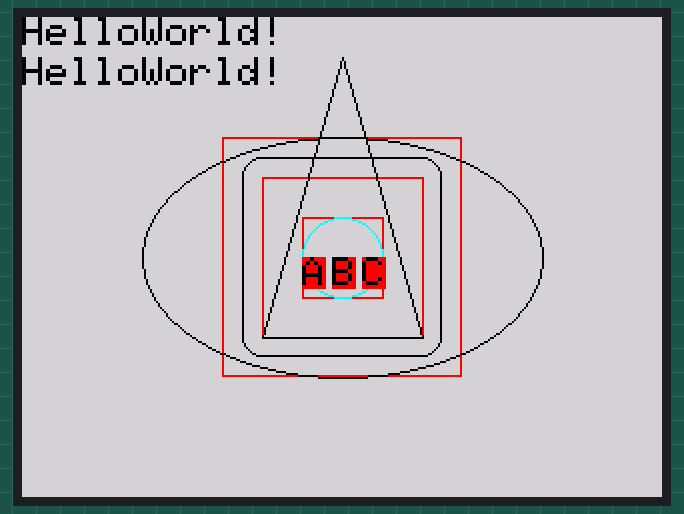
This sketch was run on a simulated ESP32. Parts: 320×240 colour display.

Above: at 0.3 s.

The sketch:

lcd_basics.ino
```cpp
#include "TFT_eSPI.h"

TFT_eSPI tft;

void setup() {
  tft.begin();
  tft.setRotation(3);

  tft.fillScreen(TFT_LIGHTGREY);

  // draw a pixel
  tft.drawPixel(160, 120, TFT_RED);

  // draw a rectangle with four lines
  // (140, 100), (180, 100)
  // (140, 140), (180, 140)
  tft.drawLine(140, 100, 180, 100, TFT_RED);
  tft.drawLine(140, 140, 180, 140, TFT_RED);
  tft.drawLine(140, 100, 140, 140, TFT_RED);
  tft.drawLine(180, 100, 180, 140, TFT_RED);

  // draw a larger rectangle with horizontal && vertical lines
  // (120, 80), (200, 80)
  // (120, 160), (200, 160)
  tft.drawFastHLine(120, 80, 80, TFT_RED);
  tft.drawFastHLine(120, 160, 80, TFT_RED);
  tft.drawFastVLine(120, 80, 80, TFT_RED);
  tft.drawFastVLine(200, 80, 80, TFT_RED);

  // draw a rectangle
  tft.drawRect(100, 60, 120, 120, TFT_RED);

  // draw a circle
  tft.drawCircle(160, 120, 20, TFT_CYAN);

  // draw a ellipse
  tft.drawEllipse(160, 120, 100, 60, TFT_BLACK);

  // draw a triangle
  tft.drawTriangle(160, 20, 120, 160, 200, 160, TFT_BLACK);

  // draw a round rectangle
  tft.drawRoundRect(110, 70, 100, 100, 10, TFT_BLACK);

  // draw three characters
  tft.drawChar(140, 120, 'A', TFT_BLACK, TFT_RED, 2);  //Draw a black character A from (140,120)
  tft.drawChar(155, 120, 'B', TFT_BLACK, TFT_RED, 2);  //Draw a black character B from (155,120)
  tft.drawChar(170, 120, 'C', TFT_BLACK, TFT_RED, 2);  //Draw a black character

  // draw strings
  tft.setTextColor(TFT_BLACK);
  tft.setTextSize(2);     // text size is from 1 ~ 7
  tft.drawString("HelloWorld!", 0, 0);
  tft.drawString("HelloWorld!", 0, 20);
}

void loop() {
}
```
